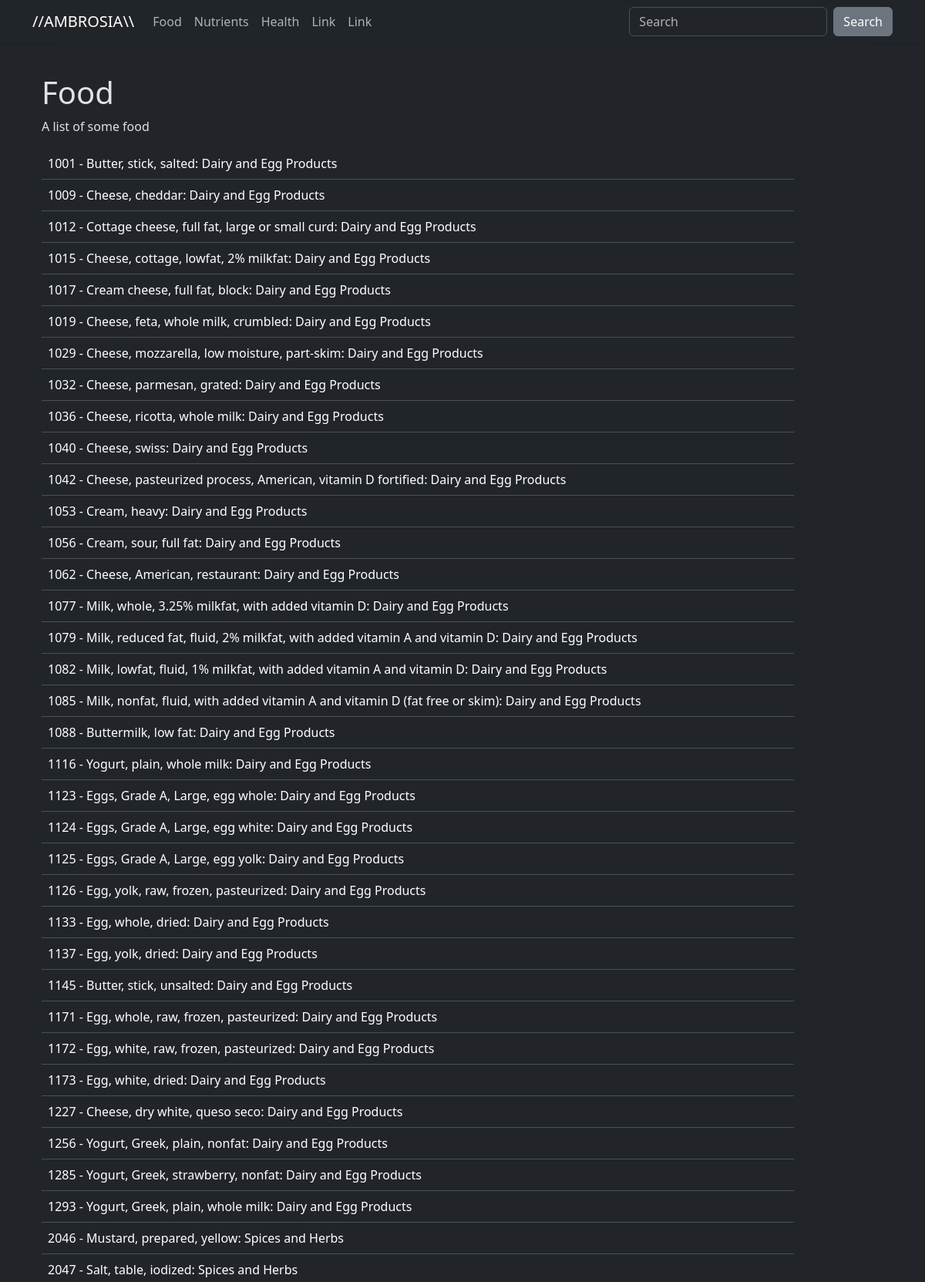
Screenshot of /food/ (upper part) with the database file from the repository.
### usda_sync/models.py (models this page shows, shortened)
class Food(models.Model):
        id = models.IntegerField(primary_key=True)
        description = models.CharField(max_length=255)
        category = models.CharField(max_length=255)
        calorie_conversion_factor_protein = models.FloatField(null=True)
        calorie_conversion_factor_fat = models.FloatField(null=True)
        calorie_conversion_factor_carbs = models.FloatField(null=True)

### nutrition_matcher/views.py (the view)
# urls.py: path('food/', views.food, name='food'),
def food(request):
    food = Food.objects.all().order_by('id')
    template = loader.get_template('food.html')
    context = {
        'food' : food,
    }
    return HttpResponse(template.render(context, request))

### nutrition_matcher/templates/food.html (shortened to what this page needs)
{% extends "master.html" %}
{% block main %}
    <div class="d-flex flex-column">
        <h1>Food</h1>
        <p>A list of some food</p>
        <table class="table table-hover">
            <tbody>
            {% for x in food %}
                <tr onclick="window.location='details/{{ x.id }}'">
                    <td>{{ x.id }} - {{ x.description }}: {{ x.category }}</td>
                </tr>
            {% endfor %}
            </tbody>
        </table>
    </div>
{% endblock %}

### nutrition_matcher/templates/master.html (shortened to what this page needs)
{% load static %}
<!DOCTYPE html>
<html lang="en" data-bs-theme="dark">
    <head>
        <link href="https://cdn.jsdelivr.net/npm/bootstrap@5.3.3/dist/css/bootstrap.min.css" rel="stylesheet">
        <link rel="stylesheet" href="{% static 'styles.css' %}">
    </head>
    <body class="d-flex flex-column min-vh-100">
        <div class="d-flex container flex-grow-1">
            <header>
                <nav class="navbar navbar-expand-md bg-blurred fixed-top shadow-sm">
                    <div class="container">
                        <a class="navbar-brand" href="/">//AMBROSIA\\</a>
                        <div class="collapse navbar-collapse" id="mynavbar">
                            <ul class="navbar-nav me-auto">
                                <li class="nav-item">
                                    <a class="nav-link" href="/food">Food</a>
                                </li>
                                <li class="nav-item">
                                    <a class="nav-link" href="/nutrients">Nutrients</a>
                                </li>
                                <li class="nav-item">
                                    <a class="nav-link" href="/health">Health</a>
                                </li>
                                <li class="nav-item">
                                    <a class="nav-link" href="/">Link</a>
                                </li>
                                <li class="nav-item">
                                    <a class="nav-link" href="/">Link</a>
                                </li>
                            </ul>
                            <form class="d-flex" action="/food" method="post">
                                <input class="form-control me-2" type="text" placeholder="Search">
                                <button class="btn btn-secondary" type="button">Search</button>
                            </form>
                        </div>
                    </div>
                </nav>
            </header>
            <main class="d-flex container mt-5 pt-5 ">
                {% block main %}{% endblock %}
            </main>
        </div>
    </body>
</html>

### nutrition_matcher/static/styles.css (style rules this page uses)
.bg-blurred { background: transparent; backdrop-filter: blur(30px); -webkit-backdrop-filter: blur(40px); }

### rows the page displays
Food: id "1001", description "Butter, stick, salted", category "Dairy and Egg Products"
Food: id "1009", description "Cheese, cheddar", category "Dairy and Egg Products"
Food: id "1012", description "Cottage cheese, full fat, large or small curd", category "Dairy and Egg Products"
Food: id "1015", description "Cheese, cottage, lowfat, 2% milkfat", category "Dairy and Egg Products"
Food: id "1017", description "Cream cheese, full fat, block", category "Dairy and Egg Products"
Food: id "1019", description "Cheese, feta, whole milk, crumbled", category "Dairy and Egg Products"
Food: id "1029", description "Cheese, mozzarella, low moisture, part-skim", category "Dairy and Egg Products"
Food: id "1032", description "Cheese, parmesan, grated", category "Dairy and Egg Products"
Food: id "1036", description "Cheese, ricotta, whole milk", category "Dairy and Egg Products"
Food: id "1040", description "Cheese, swiss", category "Dairy and Egg Products"
Food: id "1042", description "Cheese, pasteurized process, American, vitamin D fortified", category "Dairy and Egg Products"
Food: id "1053", description "Cream, heavy", category "Dairy and Egg Products"
Food: id "1056", description "Cream, sour, full fat", category "Dairy and Egg Products"
Food: id "1062", description "Cheese, American, restaurant", category "Dairy and Egg Products"
Food: id "1077", description "Milk, whole, 3.25% milkfat, with added vitamin D", category "Dairy and Egg Products"
Food: id "1079", description "Milk, reduced fat, fluid, 2% milkfat, with added vitamin A and vitamin D", category "Dairy and Egg Products"
Food: id "1082", description "Milk, lowfat, fluid, 1% milkfat, with added vitamin A and vitamin D", category "Dairy and Egg Products"
Food: id "1085", description "Milk, nonfat, fluid, with added vitamin A and vitamin D (fat free or skim)", category "Dairy and Egg Products"
Food: id "1088", description "Buttermilk, low fat", category "Dairy and Egg Products"
Food: id "1116", description "Yogurt, plain, whole milk", category "Dairy and Egg Products"
Food: id "1123", description "Eggs, Grade A, Large, egg whole", category "Dairy and Egg Products"
Food: id "1124", description "Eggs, Grade A, Large, egg white", category "Dairy and Egg Products"
Food: id "1125", description "Eggs, Grade A, Large, egg yolk", category "Dairy and Egg Products"
Food: id "1126", description "Egg, yolk, raw, frozen, pasteurized", category "Dairy and Egg Products"
Food: id "1133", description "Egg, whole, dried", category "Dairy and Egg Products"
Food: id "1137", description "Egg, yolk, dried", category "Dairy and Egg Products"
Food: id "1145", description "Butter, stick, unsalted", category "Dairy and Egg Products"
Food: id "1171", description "Egg, whole, raw, frozen, pasteurized", category "Dairy and Egg Products"
Food: id "1172", description "Egg, white, raw, frozen, pasteurized", category "Dairy and Egg Products"
Food: id "1173", description "Egg, white, dried", category "Dairy and Egg Products"
Food: id "1227", description "Cheese, dry white, queso seco", category "Dairy and Egg Products"
Food: id "1256", description "Yogurt, Greek, plain, nonfat", category "Dairy and Egg Products"
Food: id "1285", description "Yogurt, Greek, strawberry, nonfat", category "Dairy and Egg Products"
Food: id "1293", description "Yogurt, Greek, plain, whole milk", category "Dairy and Egg Products"
Food: id "2046", description "Mustard, prepared, yellow", category "Spices and Herbs"
Food: id "2047", description "Salt, table, iodized", category "Spices and Herbs"
